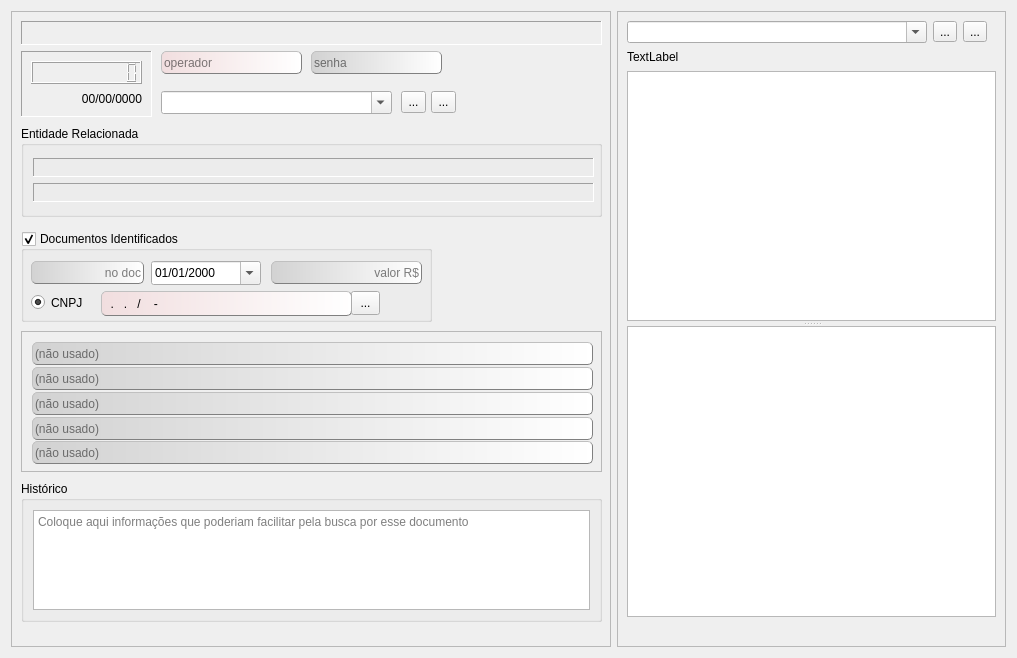
<?xml version="1.0" encoding="UTF-8"?>
<ui version="4.0">
 <author>Puttini, Volnei C.</author>
 <class>RecordDocs</class>
 <widget class="QWidget" name="RecordDocs">
  <property name="geometry">
   <rect>
    <x>0</x>
    <y>0</y>
    <width>1017</width>
    <height>658</height>
   </rect>
  </property>
  <property name="windowTitle">
   <string>Registro de Documentos</string>
  </property>
  <property name="windowIcon">
   <iconset resource="application.qrc">
    <normaloff>:/docbase.png</normaloff>:/docbase.png</iconset>
  </property>
  <property name="styleSheet">
   <string notr="true">QLineEdit {
    border: 1px solid gray;
    border-radius: 5px;
	border-style: outset;
	/*background-color: qlineargradient(spread:pad, x1:0, y1:0, x2:1, y2:0, stop:0 rgba(192, 255, 255, 255), stop:1 rgba(255, 255, 255, 255));*/
	
	background-color: qlineargradient(spread:pad, x1:0, y1:0, x2:1, y2:0, stop:0 rgba(210, 210, 210 255), stop:1 rgba(255, 255, 255, 255));
}

QLineEdit::hover {
	selection-background-color: rgb(46, 91, 255);
    border: 1px outset rgb(44, 114, 199);
}</string>
  </property>
  <layout class="QGridLayout" name="gridLayout_7">
   <item row="0" column="0">
    <layout class="QGridLayout" name="gridLayout_5">
     <item row="0" column="0">
      <widget class="QFrame" name="frameCadastro">
       <property name="minimumSize">
        <size>
         <width>600</width>
         <height>0</height>
        </size>
       </property>
       <property name="maximumSize">
        <size>
         <width>600</width>
         <height>16777215</height>
        </size>
       </property>
       <property name="frameShape">
        <enum>QFrame::StyledPanel</enum>
       </property>
       <property name="frameShadow">
        <enum>QFrame::Raised</enum>
       </property>
       <widget class="QFrame" name="frameCustomFields">
        <property name="geometry">
         <rect>
          <x>10</x>
          <y>320</y>
          <width>581</width>
          <height>141</height>
         </rect>
        </property>
        <property name="frameShape">
         <enum>QFrame::StyledPanel</enum>
        </property>
        <property name="frameShadow">
         <enum>QFrame::Raised</enum>
        </property>
        <widget class="QLineEdit" name="lineEditCustom0">
         <property name="geometry">
          <rect>
           <x>11</x>
           <y>11</y>
           <width>561</width>
           <height>23</height>
          </rect>
         </property>
         <property name="maxLength">
          <number>255</number>
         </property>
         <property name="placeholderText">
          <string>(não usado)</string>
         </property>
        </widget>
        <widget class="QLineEdit" name="lineEditCustom3">
         <property name="geometry">
          <rect>
           <x>11</x>
           <y>86</y>
           <width>561</width>
           <height>23</height>
          </rect>
         </property>
         <property name="maxLength">
          <number>255</number>
         </property>
         <property name="placeholderText">
          <string>(não usado)</string>
         </property>
        </widget>
        <widget class="QLineEdit" name="lineEditCustom2">
         <property name="geometry">
          <rect>
           <x>11</x>
           <y>61</y>
           <width>561</width>
           <height>23</height>
          </rect>
         </property>
         <property name="maxLength">
          <number>255</number>
         </property>
         <property name="placeholderText">
          <string>(não usado)</string>
         </property>
        </widget>
        <widget class="QLineEdit" name="lineEditCustom1">
         <property name="geometry">
          <rect>
           <x>11</x>
           <y>36</y>
           <width>561</width>
           <height>23</height>
          </rect>
         </property>
         <property name="maxLength">
          <number>255</number>
         </property>
         <property name="placeholderText">
          <string>(não usado)</string>
         </property>
        </widget>
        <widget class="QLineEdit" name="lineEditCustom4">
         <property name="geometry">
          <rect>
           <x>11</x>
           <y>110</y>
           <width>561</width>
           <height>23</height>
          </rect>
         </property>
         <property name="maxLength">
          <number>255</number>
         </property>
         <property name="placeholderText">
          <string>(não usado)</string>
         </property>
        </widget>
       </widget>
       <widget class="QGroupBox" name="groupBoxHistorico">
        <property name="geometry">
         <rect>
          <x>10</x>
          <y>470</y>
          <width>581</width>
          <height>141</height>
         </rect>
        </property>
        <property name="title">
         <string>Histórico</string>
        </property>
        <layout class="QGridLayout" name="gridLayout_2">
         <item row="0" column="0">
          <widget class="QTextEdit" name="textEditHistorico">
           <property name="placeholderText">
            <string>Coloque aqui informações que poderiam facilitar pela busca por esse documento</string>
           </property>
          </widget>
         </item>
        </layout>
       </widget>
       <widget class="QFrame" name="frame">
        <property name="geometry">
         <rect>
          <x>10</x>
          <y>40</y>
          <width>131</width>
          <height>66</height>
         </rect>
        </property>
        <property name="frameShape">
         <enum>QFrame::Panel</enum>
        </property>
        <property name="frameShadow">
         <enum>QFrame::Sunken</enum>
        </property>
        <layout class="QGridLayout" name="gridLayout_3">
         <item row="0" column="0">
          <layout class="QVBoxLayout" name="verticalLayout">
           <item>
            <widget class="QLCDNumber" name="lcdNumberCodigo">
             <property name="digitCount">
              <number>10</number>
             </property>
            </widget>
           </item>
           <item>
            <widget class="QLabel" name="labelDate">
             <property name="text">
              <string>00/00/0000</string>
             </property>
             <property name="alignment">
              <set>Qt::AlignRight|Qt::AlignTrailing|Qt::AlignVCenter</set>
             </property>
            </widget>
           </item>
          </layout>
         </item>
        </layout>
       </widget>
       <widget class="QGroupBox" name="groupBoxDocValores">
        <property name="geometry">
         <rect>
          <x>10</x>
          <y>220</y>
          <width>411</width>
          <height>91</height>
         </rect>
        </property>
        <property name="title">
         <string>Documentos Identificados</string>
        </property>
        <property name="flat">
         <bool>false</bool>
        </property>
        <property name="checkable">
         <bool>true</bool>
        </property>
        <widget class="QLineEdit" name="lineEditDocNum">
         <property name="geometry">
          <rect>
           <x>10</x>
           <y>30</y>
           <width>113</width>
           <height>23</height>
          </rect>
         </property>
         <property name="maxLength">
          <number>9</number>
         </property>
         <property name="alignment">
          <set>Qt::AlignRight|Qt::AlignTrailing|Qt::AlignVCenter</set>
         </property>
         <property name="placeholderText">
          <string>no doc</string>
         </property>
        </widget>
        <widget class="QLineEdit" name="lineEditDocValor">
         <property name="geometry">
          <rect>
           <x>250</x>
           <y>30</y>
           <width>151</width>
           <height>23</height>
          </rect>
         </property>
         <property name="maxLength">
          <number>12</number>
         </property>
         <property name="alignment">
          <set>Qt::AlignRight|Qt::AlignTrailing|Qt::AlignVCenter</set>
         </property>
         <property name="placeholderText">
          <string>valor R$</string>
         </property>
        </widget>
        <widget class="QDateEdit" name="dateEditDocDate">
         <property name="geometry">
          <rect>
           <x>130</x>
           <y>30</y>
           <width>110</width>
           <height>24</height>
          </rect>
         </property>
         <property name="minimumDateTime">
          <datetime>
           <hour>0</hour>
           <minute>0</minute>
           <second>0</second>
           <year>1752</year>
           <month>9</month>
           <day>14</day>
          </datetime>
         </property>
         <property name="displayFormat">
          <string>dd/MM/yyyy</string>
         </property>
         <property name="calendarPopup">
          <bool>true</bool>
         </property>
        </widget>
        <widget class="QRadioButton" name="radioButtonCheckID">
         <property name="geometry">
          <rect>
           <x>10</x>
           <y>60</y>
           <width>61</width>
           <height>23</height>
          </rect>
         </property>
         <property name="statusTip">
          <string>Ativado para CNPJ. Desativado para CPF.</string>
         </property>
         <property name="text">
          <string>CNPJ</string>
         </property>
         <property name="checked">
          <bool>true</bool>
         </property>
        </widget>
        <widget class="QLineEdit" name="lineEditCNPJ_CPF">
         <property name="geometry">
          <rect>
           <x>80</x>
           <y>60</y>
           <width>251</width>
           <height>25</height>
          </rect>
         </property>
         <property name="toolTip">
          <string>CNPJ: Formato: 000.000.000/0000-00</string>
         </property>
         <property name="statusTip">
          <string>CNPJ ou CPF</string>
         </property>
         <property name="styleSheet">
          <string notr="true">QLineEdit {
    border: 1px solid gray;
    border-radius: 5px;
	border-style: outset;
	background-color: qlineargradient(spread:pad, x1:0, y1:0, x2:1, y2:0, stop:0 rgba(241,222,223,255), stop:1 rgba(255, 255, 255, 255));

}

QLineEdit::hover {
	selection-background-color: rgb(240, 134, 130);
    border: 1px outset rgb(232, 87, 82);
}</string>
         </property>
         <property name="inputMask">
          <string>00.000.000/0000-00</string>
         </property>
         <property name="maxLength">
          <number>18</number>
         </property>
        </widget>
        <widget class="QToolButton" name="toolButtonCopyCNPJ">
         <property name="geometry">
          <rect>
           <x>330</x>
           <y>60</y>
           <width>29</width>
           <height>24</height>
          </rect>
         </property>
         <property name="statusTip">
          <string>Copia o número do CNPJ/CPF da Entidade Relacionada</string>
         </property>
         <property name="text">
          <string>...</string>
         </property>
        </widget>
       </widget>
       <widget class="QComboBox" name="comboBoxDepartamentos">
        <property name="geometry">
         <rect>
          <x>150</x>
          <y>80</y>
          <width>231</width>
          <height>23</height>
         </rect>
        </property>
        <property name="editable">
         <bool>true</bool>
        </property>
       </widget>
       <widget class="QLineEdit" name="lineEditSenha">
        <property name="geometry">
         <rect>
          <x>300</x>
          <y>40</y>
          <width>131</width>
          <height>23</height>
         </rect>
        </property>
        <property name="maxLength">
         <number>6</number>
        </property>
        <property name="echoMode">
         <enum>QLineEdit::Password</enum>
        </property>
        <property name="placeholderText">
         <string>senha</string>
        </property>
       </widget>
       <widget class="QLineEdit" name="lineEditOperador">
        <property name="geometry">
         <rect>
          <x>150</x>
          <y>40</y>
          <width>141</width>
          <height>23</height>
         </rect>
        </property>
        <property name="styleSheet">
         <string notr="true">QLineEdit {
    border: 1px solid gray;
    border-radius: 5px;
	border-style: outset;
	background-color: qlineargradient(spread:pad, x1:0, y1:0, x2:1, y2:0, stop:0 rgba(241,222,223,255), stop:1 rgba(255, 255, 255, 255));

}

QLineEdit::hover {
	selection-background-color: rgb(240, 134, 130);
    border: 1px outset rgb(232, 87, 82);
}</string>
        </property>
        <property name="maxLength">
         <number>15</number>
        </property>
        <property name="placeholderText">
         <string>operador</string>
        </property>
       </widget>
       <widget class="QSplitter" name="splitter_2">
        <property name="geometry">
         <rect>
          <x>0</x>
          <y>560</y>
          <width>320</width>
          <height>23</height>
         </rect>
        </property>
        <property name="orientation">
         <enum>Qt::Horizontal</enum>
        </property>
       </widget>
       <widget class="QGroupBox" name="groupBox">
        <property name="geometry">
         <rect>
          <x>10</x>
          <y>115</y>
          <width>581</width>
          <height>91</height>
         </rect>
        </property>
        <property name="title">
         <string>Entidade Relacionada</string>
        </property>
        <widget class="QWidget" name="layoutWidget">
         <property name="geometry">
          <rect>
           <x>12</x>
           <y>32</y>
           <width>561</width>
           <height>44</height>
          </rect>
         </property>
         <layout class="QVBoxLayout" name="verticalLayout_2">
          <item>
           <widget class="QLabel" name="labelEntityIdentify">
            <property name="statusTip">
             <string>Use Ctrl-E para selecionar uma Entidade para identificar este documento</string>
            </property>
            <property name="frameShape">
             <enum>QFrame::Panel</enum>
            </property>
            <property name="frameShadow">
             <enum>QFrame::Sunken</enum>
            </property>
            <property name="text">
             <string/>
            </property>
            <property name="textInteractionFlags">
             <set>Qt::NoTextInteraction</set>
            </property>
           </widget>
          </item>
          <item>
           <widget class="QLabel" name="labelEntityIDNum">
            <property name="frameShape">
             <enum>QFrame::Panel</enum>
            </property>
            <property name="frameShadow">
             <enum>QFrame::Sunken</enum>
            </property>
            <property name="text">
             <string/>
            </property>
           </widget>
          </item>
         </layout>
        </widget>
       </widget>
       <widget class="QLabel" name="labelEntity">
        <property name="geometry">
         <rect>
          <x>10</x>
          <y>10</y>
          <width>581</width>
          <height>24</height>
         </rect>
        </property>
        <property name="statusTip">
         <string>Use Ctrl-E para um novo registro ou Ctrl-F para procurar um já cadastrado</string>
        </property>
        <property name="frameShape">
         <enum>QFrame::Panel</enum>
        </property>
        <property name="frameShadow">
         <enum>QFrame::Sunken</enum>
        </property>
        <property name="text">
         <string/>
        </property>
        <property name="textInteractionFlags">
         <set>Qt::NoTextInteraction</set>
        </property>
       </widget>
       <widget class="QToolButton" name="toolButtonSave">
        <property name="geometry">
         <rect>
          <x>390</x>
          <y>80</y>
          <width>25</width>
          <height>22</height>
         </rect>
        </property>
        <property name="toolTip">
         <string>Grava novo departamento</string>
        </property>
        <property name="text">
         <string>...</string>
        </property>
        <property name="icon">
         <iconset resource="application.qrc">
          <normaloff>:/filesave.xpm</normaloff>:/filesave.xpm</iconset>
        </property>
       </widget>
       <widget class="QToolButton" name="toolButtonDel">
        <property name="geometry">
         <rect>
          <x>420</x>
          <y>80</y>
          <width>25</width>
          <height>22</height>
         </rect>
        </property>
        <property name="toolTip">
         <string>Apaga departamento</string>
        </property>
        <property name="text">
         <string>...</string>
        </property>
        <property name="icon">
         <iconset resource="application.qrc">
          <normaloff>:/fileclose.png</normaloff>:/fileclose.png</iconset>
        </property>
       </widget>
      </widget>
     </item>
     <item row="0" column="1">
      <widget class="QFrame" name="frameImage">
       <property name="frameShape">
        <enum>QFrame::StyledPanel</enum>
       </property>
       <property name="frameShadow">
        <enum>QFrame::Raised</enum>
       </property>
       <layout class="QGridLayout" name="gridLayout">
        <item row="0" column="0">
         <widget class="QComboBox" name="comboBoxFileFilters">
          <property name="sizePolicy">
           <sizepolicy hsizetype="Fixed" vsizetype="Fixed">
            <horstretch>0</horstretch>
            <verstretch>0</verstretch>
           </sizepolicy>
          </property>
          <property name="minimumSize">
           <size>
            <width>300</width>
            <height>0</height>
           </size>
          </property>
          <property name="maximumSize">
           <size>
            <width>200</width>
            <height>16777215</height>
           </size>
          </property>
          <property name="editable">
           <bool>true</bool>
          </property>
         </widget>
        </item>
        <item row="1" column="0" colspan="4">
         <widget class="QLabel" name="labelFileNames">
          <property name="sizePolicy">
           <sizepolicy hsizetype="Preferred" vsizetype="Fixed">
            <horstretch>0</horstretch>
            <verstretch>0</verstretch>
           </sizepolicy>
          </property>
          <property name="minimumSize">
           <size>
            <width>0</width>
            <height>16</height>
           </size>
          </property>
          <property name="maximumSize">
           <size>
            <width>16777215</width>
            <height>16</height>
           </size>
          </property>
          <property name="text">
           <string>TextLabel</string>
          </property>
          <property name="wordWrap">
           <bool>true</bool>
          </property>
         </widget>
        </item>
        <item row="0" column="2">
         <widget class="QToolButton" name="toolButtonFileFilters">
          <property name="text">
           <string>...</string>
          </property>
          <property name="icon">
           <iconset resource="application.qrc">
            <normaloff>:/reload.png</normaloff>:/reload.png</iconset>
          </property>
         </widget>
        </item>
        <item row="0" column="3">
         <spacer name="horizontalSpacer">
          <property name="orientation">
           <enum>Qt::Horizontal</enum>
          </property>
          <property name="sizeHint" stdset="0">
           <size>
            <width>40</width>
            <height>20</height>
           </size>
          </property>
         </spacer>
        </item>
        <item row="2" column="0" colspan="4">
         <widget class="QSplitter" name="splitter">
          <property name="styleSheet">
           <string notr="true">QSplitter::handle {
     image: url(&quot;:/splitter.png&quot;);
 }

QSplitter::handle:horizontal {
     width: 5px;
 }

 QSplitter::handle:vertical {
     height: 5px;
 }

QSplitter::handle:pressed {
     url(&quot;:/splitter_pressed.png&quot;);
 }
</string>
          </property>
          <property name="orientation">
           <enum>Qt::Vertical</enum>
          </property>
          <widget class="QListView" name="listViewFiles">
           <property name="sizePolicy">
            <sizepolicy hsizetype="Expanding" vsizetype="Fixed">
             <horstretch>0</horstretch>
             <verstretch>0</verstretch>
            </sizepolicy>
           </property>
           <property name="minimumSize">
            <size>
             <width>0</width>
             <height>250</height>
            </size>
           </property>
           <property name="maximumSize">
            <size>
             <width>16777215</width>
             <height>250</height>
            </size>
           </property>
           <property name="iconSize">
            <size>
             <width>100</width>
             <height>100</height>
            </size>
           </property>
           <property name="spacing">
            <number>5</number>
           </property>
           <property name="viewMode">
            <enum>QListView::IconMode</enum>
           </property>
           <property name="modelColumn">
            <number>0</number>
           </property>
           <property name="uniformItemSizes">
            <bool>true</bool>
           </property>
           <property name="wordWrap">
            <bool>true</bool>
           </property>
          </widget>
          <widget class="QGraphicsView" name="graphicsViewImages"/>
         </widget>
        </item>
        <item row="3" column="0">
         <widget class="QLabel" name="labelImageName">
          <property name="text">
           <string/>
          </property>
         </widget>
        </item>
        <item row="0" column="1">
         <widget class="QToolButton" name="toolButtonDir">
          <property name="text">
           <string>...</string>
          </property>
         </widget>
        </item>
       </layout>
      </widget>
     </item>
    </layout>
   </item>
  </layout>
 </widget>
 <tabstops>
  <tabstop>lineEditOperador</tabstop>
  <tabstop>lineEditSenha</tabstop>
  <tabstop>comboBoxDepartamentos</tabstop>
  <tabstop>groupBoxDocValores</tabstop>
  <tabstop>lineEditDocNum</tabstop>
  <tabstop>dateEditDocDate</tabstop>
  <tabstop>lineEditDocValor</tabstop>
  <tabstop>radioButtonCheckID</tabstop>
  <tabstop>lineEditCNPJ_CPF</tabstop>
  <tabstop>lineEditCustom0</tabstop>
  <tabstop>lineEditCustom1</tabstop>
  <tabstop>lineEditCustom2</tabstop>
  <tabstop>lineEditCustom3</tabstop>
  <tabstop>lineEditCustom4</tabstop>
  <tabstop>textEditHistorico</tabstop>
  <tabstop>comboBoxFileFilters</tabstop>
  <tabstop>listViewFiles</tabstop>
  <tabstop>graphicsViewImages</tabstop>
  <tabstop>toolButtonFileFilters</tabstop>
  <tabstop>toolButtonSave</tabstop>
  <tabstop>toolButtonDel</tabstop>
  <tabstop>toolButtonDir</tabstop>
 </tabstops>
 <resources>
  <include location="application.qrc"/>
 </resources>
 <connections>
  <connection>
   <sender>listViewFiles</sender>
   <signal>doubleClicked(QModelIndex)</signal>
   <receiver>RecordDocs</receiver>
   <slot>listViewFiles_doubleClicked(QModelIndex)</slot>
   <hints>
    <hint type="sourcelabel">
     <x>755</x>
     <y>126</y>
    </hint>
    <hint type="destinationlabel">
     <x>916</x>
     <y>72</y>
    </hint>
   </hints>
  </connection>
  <connection>
   <sender>listViewFiles</sender>
   <signal>clicked(QModelIndex)</signal>
   <receiver>RecordDocs</receiver>
   <slot>listViewFiles_clicked(QModelIndex)</slot>
   <hints>
    <hint type="sourcelabel">
     <x>804</x>
     <y>137</y>
    </hint>
    <hint type="destinationlabel">
     <x>918</x>
     <y>133</y>
    </hint>
   </hints>
  </connection>
  <connection>
   <sender>toolButtonFileFilters</sender>
   <signal>clicked()</signal>
   <receiver>RecordDocs</receiver>
   <slot>toolButtonFileFilters_clicked()</slot>
   <hints>
    <hint type="sourcelabel">
     <x>990</x>
     <y>43</y>
    </hint>
    <hint type="destinationlabel">
     <x>917</x>
     <y>37</y>
    </hint>
   </hints>
  </connection>
  <connection>
   <sender>listViewFiles</sender>
   <signal>entered(QModelIndex)</signal>
   <receiver>RecordDocs</receiver>
   <slot>listViewFiles_entered(QModelIndex)</slot>
   <hints>
    <hint type="sourcelabel">
     <x>698</x>
     <y>130</y>
    </hint>
    <hint type="destinationlabel">
     <x>915</x>
     <y>182</y>
    </hint>
   </hints>
  </connection>
  <connection>
   <sender>comboBoxFileFilters</sender>
   <signal>currentTextChanged(QString)</signal>
   <receiver>RecordDocs</receiver>
   <slot>comboBoxFileFilters_currentTextChanged(QString)</slot>
   <hints>
    <hint type="sourcelabel">
     <x>700</x>
     <y>32</y>
    </hint>
    <hint type="destinationlabel">
     <x>595</x>
     <y>2</y>
    </hint>
   </hints>
  </connection>
  <connection>
   <sender>radioButtonCheckID</sender>
   <signal>toggled(bool)</signal>
   <receiver>RecordDocs</receiver>
   <slot>radioButtonCheckID_toggled(bool)</slot>
   <hints>
    <hint type="sourcelabel">
     <x>39</x>
     <y>297</y>
    </hint>
    <hint type="destinationlabel">
     <x>5</x>
     <y>286</y>
    </hint>
   </hints>
  </connection>
  <connection>
   <sender>toolButtonCopyCNPJ</sender>
   <signal>clicked(bool)</signal>
   <receiver>RecordDocs</receiver>
   <slot>toolButtonCopyCNPJ_clicked(bool)</slot>
   <hints>
    <hint type="sourcelabel">
     <x>364</x>
     <y>299</y>
    </hint>
    <hint type="destinationlabel">
     <x>7</x>
     <y>228</y>
    </hint>
   </hints>
  </connection>
 </connections>
 <slots>
  <slot>listViewFiles_doubleClicked(QModelIndex)</slot>
  <slot>listViewFiles_clicked(QModelIndex)</slot>
  <slot>comboBoxFileFilters_currentTextChanged(QString)</slot>
  <slot>toolButtonFileFilters_clicked()</slot>
  <slot>listViewFiles_entered(QModelIndex)</slot>
  <slot>comboBoxFileSystem_currentTextChanged(QString)</slot>
  <slot>radioButtonCheckID_toggled(bool)</slot>
  <slot>lineEditCNPJ_CPF_editingFinished()</slot>
  <slot>toolButtonCopyCNPJ_clicked(bool)</slot>
 </slots>
</ui>
